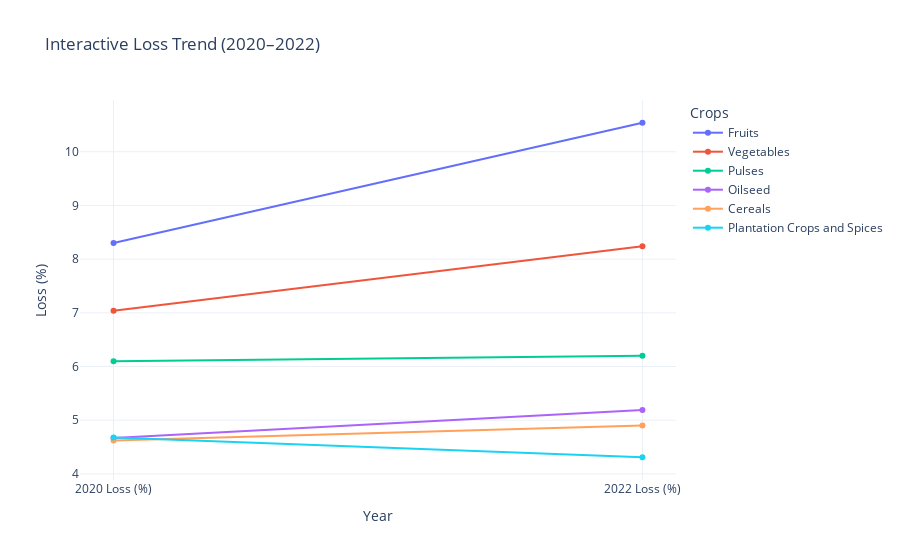

The notebook cell this image was saved under:
### Code cell
df_long = merged_df.melt(id_vars='Crops', 
                         value_vars=['2020 Loss (%)', '2022 Loss (%)'],
                         var_name='Year', value_name='Loss (%)')

fig = px.line(df_long, x='Year', y='Loss (%)', color='Crops', 
              markers=True, title='Interactive Loss Trend (2020–2022)')
fig.update_layout(template='plotly_white')
fig.show()

### Figure 1 — Plotly figure (JSON) as saved in the notebook; plotly's stock layout.template omitted (floating-point values rounded to 4 significant figures)
{"data": [{"hovertemplate": "Crops=Fruits<br>Year=%{x}<br>Loss (%)=%{y}<extra></extra>", "legendgroup": "Fruits", "line": {"color": "#636efa", "dash": "solid"}, "marker": {"symbol": "circle"}, "mode": "lines+markers", "name": "Fruits", "orientation": "v", "showlegend": true, "type": "scatter", "x": ["2020 Loss (%)", "2022 Loss (%)"], "xaxis": "x", "y": [8.3, 10.54], "yaxis": "y"}, {"hovertemplate": "Crops=Vegetables<br>Year=%{x}<br>Loss (%)=%{y}<extra></extra>", "legendgroup": "Vegetables", "line": {"color": "#EF553B", "dash": "solid"}, "marker": {"symbol": "circle"}, "mode": "lines+markers", "name": "Vegetables", "orientation": "v", "showlegend": true, "type": "scatter", "x": ["2020 Loss (%)", "2022 Loss (%)"], "xaxis": "x", "y": [7.04, 8.24], "yaxis": "y"}, {"hovertemplate": "Crops=Pulses<br>Year=%{x}<br>Loss (%)=%{y}<extra></extra>", "legendgroup": "Pulses", "line": {"color": "#00cc96", "dash": "solid"}, "marker": {"symbol": "circle"}, "mode": "lines+markers", "name": "Pulses", "orientation": "v", "showlegend": true, "type": "scatter", "x": ["2020 Loss (%)", "2022 Loss (%)"], "xaxis": "x", "y": [6.1, 6.2], "yaxis": "y"}, {"hovertemplate": "Crops=Oilseed<br>Year=%{x}<br>Loss (%)=%{y}<extra></extra>", "legendgroup": "Oilseed", "line": {"color": "#ab63fa", "dash": "solid"}, "marker": {"symbol": "circle"}, "mode": "lines+markers", "name": "Oilseed", "orientation": "v", "showlegend": true, "type": "scatter", "x": ["2020 Loss (%)", "2022 Loss (%)"], "xaxis": "x", "y": [4.67, 5.19], "yaxis": "y"}, {"hovertemplate": "Crops=Cereals<br>Year=%{x}<br>Loss (%)=%{y}<extra></extra>", "legendgroup": "Cereals", "line": {"color": "#FFA15A", "dash": "solid"}, "marker": {"symbol": "circle"}, "mode": "lines+markers", "name": "Cereals", "orientation": "v", "showlegend": true, "type": "scatter", "x": ["2020 Loss (%)", "2022 Loss (%)"], "xaxis": "x", "y": [4.62, 4.9], "yaxis": "y"}, {"hovertemplate": "Crops=Plantation Crops and Spices<br>Year=%{x}<br>Loss (%)=%{y}<extra></extra>", "legendgroup": "Plantation Crops and Spices", "line": {"color": "#19d3f3", "dash": "solid"}, "marker": {"symbol": "circle"}, "mode": "lines+markers", "name": "Plantation Crops and Spices", "orientation": "v", "showlegend": true, "type": "scatter", "x": ["2020 Loss (%)", "2022 Loss (%)"], "xaxis": "x", "y": [4.68, 4.31], "yaxis": "y"}], "layout": {"legend": {"title": {"text": "Crops"}, "tracegroupgap": 0}, "title": {"text": "Interactive Loss Trend (2020–2022)"}, "xaxis": {"anchor": "y", "domain": [0, 1], "title": {"text": "Year"}}, "yaxis": {"anchor": "x", "domain": [0, 1], "title": {"text": "Loss (%)"}}}}
